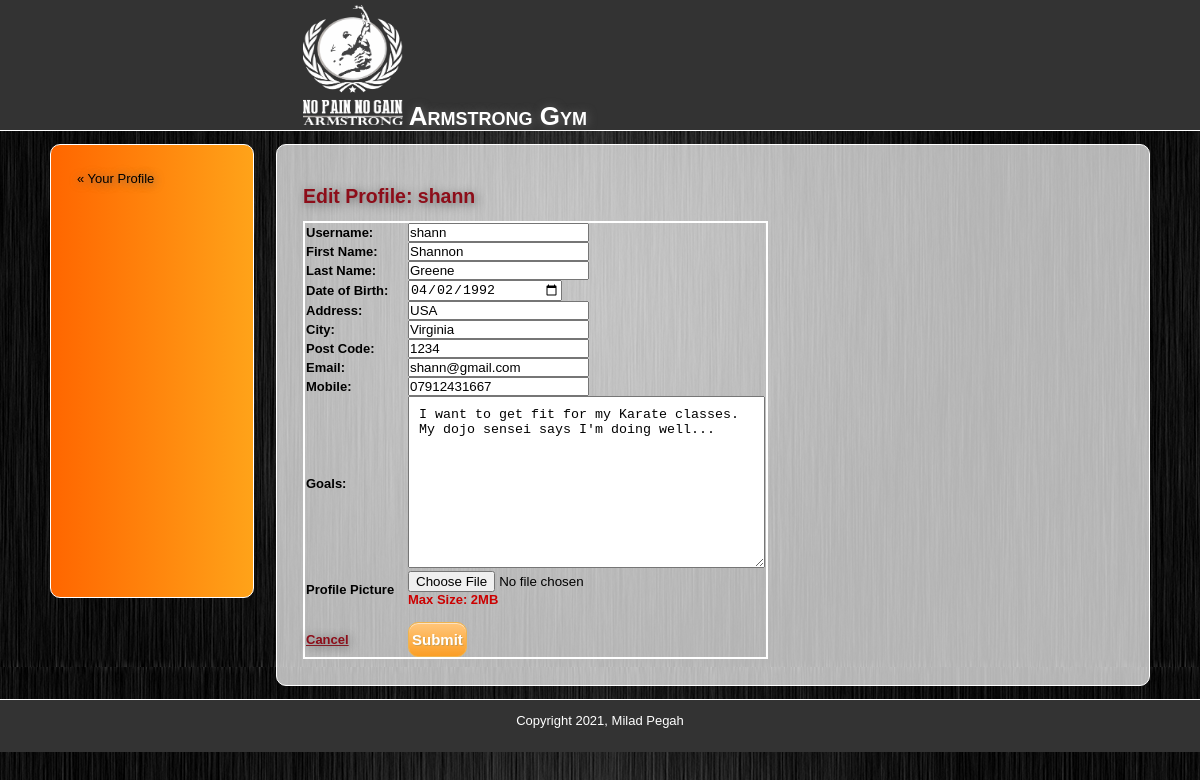
/edit_user.php (signed in), run on the app's committed database.
### tables this page shows
CREATE TABLE `users` (
  `id` int NOT NULL AUTO_INCREMENT,
  `username` varchar(50) NOT NULL,
  `hashed_password` varchar(60) NOT NULL,
  `firstname` varchar(50) DEFAULT NULL,
  `lastname` varchar(50) DEFAULT NULL,
  `gender` varchar(20) DEFAULT NULL,
  `dob` varchar(20) DEFAULT NULL,
  `address` varchar(100) DEFAULT NULL,
  `city` varchar(20) DEFAULT NULL,
  `postcode` varchar(20) DEFAULT NULL,
  `email` varchar(50) DEFAULT NULL,
  `mobile` varchar(16) DEFAULT NULL,
  `goal` text,
  `picture` longblob,
  `admin` varchar(50) DEFAULT NULL,
  `freeze` tinyint(1) NOT NULL DEFAULT '1',
  PRIMARY KEY (`id`),
  UNIQUE KEY `username` (`username`) USING BTREE,
  KEY `admin` (`admin`),
  CONSTRAINT `users_ibfk_1` FOREIGN KEY (`admin`) REFERENCES `admins` (`username`) ON DELETE SET NULL ON UPDATE SET NULL
);

### includes/functions.php (called while the page is built, shortened)
<?php
function find_member_by_id($user_id) {
	global $connection;
	$safe_user_id = mysqli_real_escape_string($connection, $user_id);
	$query = "SELECT * ";
	$query .= "FROM users ";
	$query .= "WHERE id = {$safe_user_id} ";
	$query .= "LIMIT 1";
	$user_set = mysqli_query($connection, $query);
	if ($user = mysqli_fetch_assoc($user_set)) {
		return $user;
	} else {
		return null;
	}
}

### public/edit_user.php (the view, shortened to what this page needs)
<?php require_once("../includes/db_connection.php");    ?>
<?php require_once("../includes/functions.php");    ?>
<?php require_once("../includes/validation_functions.php");    ?>
<?php
  $user_set = $_SESSION["id"];
  $user = find_member_by_id($user_set);
?>
<?php include("../includes/layouts/header.php"); ?>
<div id="main">
    <div id="navigation">
        <a href="edit_profile.php">&laquo; Your Profile</a><br />
    </div>
    <div id="page"> <?php echo message(); ?> <?php echo form_errors($errors); ?>
        <h2>Edit Profile: <?php echo htmlentities($user["username"]); ?></h2>
        <form action="edit_user.php?id=<?php echo urlencode($user["id"]); ?>" method="post" enctype="multipart/form-data">
            <table>
                <tr>
                    <td style="min-width: 100px;">Username:</td>
                    <td><input type="text" name="username" value="<?php echo htmlentities($user["username"]); ?>"></td>
                </tr>
                <tr>
                    <td style="min-width: 100px;">First Name:</td>
                    <td><input type="text" name="firstname" value="<?php echo htmlentities($user["firstname"]); ?>"></td>
                </tr>
                <tr>
                    <td style="min-width: 100px;">Last Name:</td>
                    <td><input type="text" name="lastname" value="<?php echo htmlentities($user["lastname"]); ?>"></td>
                </tr>
                <tr>
                    <td style="min-width: 100px;">Date of Birth:</td>
                    <td><input type="date" name="dob" value="<?php echo $user["dob"]; ?>"></td>
                </tr>
                <tr>
                    <td style="min-width: 100px;">Address:</td>
                    <td><input type="text" name="address" value="<?php echo htmlentities($user["address"]); ?>"></td>
                </tr>
                <tr>
                    <td style="min-width: 100px;">City:</td>
                    <td><input type="text" name="city" value="<?php echo htmlentities($user["city"]); ?>"></td>
                </tr>
                <tr>
                    <td style="min-width: 100px;">Post Code:</td>
                    <td><input type="text" name="postcode" value="<?php echo htmlentities($user["postcode"]); ?>"></td>
                </tr>
                <tr>
                    <td style="min-width: 100px;">Email:</td>
                    <td><input type="email" name="email" value="<?php echo htmlentities($user["email"]); ?>"></td>
                </tr>
                <tr>
                    <td style="min-width: 100px;">Mobile:</td>
                    <td><input type="tel" name="mobile" value="<?php echo htmlentities($user["mobile"]); ?>"></td>
                </tr>
                <tr>
                    <td style="min-width: 100px;">Goals:</td>
                    <td>
                        <textarea name="goal" cols="40" rows="10" style="max-width: 500px;" placeholder="Please add your goal for example what you want to achieve so your personal trainer can see and give you a program based on that. If you do not add a goal here, you cannot expect any program from your trainer!"><?php echo htmlentities($user["goal"]); ?></textarea>
                    </td>
                </tr>
                <tr>
                    <td style="min-width: 100px;">Profile Picture</td>
                    <td>
                        <?php if (empty($user["picture"])) { ?>
                              <input type="file" name="picture" /><br /><span style="color: #CC0000;">Max Size: 2MB</span>
                          <?php } else { ?>
                              You currently have profile picture.<br />
                              <a href="edit_user_pic.php?id=<?php echo urlencode($user["id"]); ?>">Click Here</a> to replace it.
                          <?php } ?>
                    </td>
                </tr>
                <tr>
                    <td>&nbsp;</td>
                    <td>&nbsp;</td>
                </tr>
                <tr>
                    <td style="min-width: 100px;"><a href="edit_profile.php">Cancel</a></td>
                    <td><button class="buttons" name="submit" type="submit">Submit</button></td>
                </tr>
            </table>
        </form>
    </div>
</div>
<?php include("../includes/layouts/footer.php"); ?>

### public/stylesheets/public.css (style rules this page uses)
* { margin: 0; padding: 0; }
body { font-family: "Century Gothic", Tahoma, Helvetica, Arial, sans-serif; background-image: url(../images/gym.jpg); width: 100%; height: 100%; font-size: 13px; line-height: 15px; margin: 0 auto; min-width: 900px; }
button { padding: 3px; }
a { color: #8D0D19; text-shadow: 1px 1px 10px #666; }
#main { min-height: 500px; width: 1100px; margin: auto; }
#navigation { min-height: 400px; float: left; margin: 1em 0; padding: 2em; width: 150px; font-family: "Century Gothic", Tahoma, Helvetica, Arial, sans-serif; color: #000000; border: 1px solid white; -webkit-border-radius: 10px; -moz-border-radius: 10px; -o-border-radius: 10px; border-radius: 10px; background: -webkit-linear-gradient(270deg, #FFA319, #FF6600); background: -moz-linear-gradient(270deg, #FFA319, #FF6600); background: -o-linear-gradient(270deg, #FFA319, #FF6600); background: -ms-linear-gradient(270deg, #FFA319, #FF6600); background: linear-gradient(270deg, #FFA319, #FF6600); }
#navigation a { font-family: Helvetica, Arial, sans-serif; color: black; text-decoration: none; }
#page { margin: 1em 0; float: right; min-height: 400px; width: 820px; background-color: rgba(255,255,255, 0.7); padding: 2em; border: 1px solid white; -webkit-border-radius: 10px; -moz-border-radius: 10px; -o-border-radius: 10px; border-radius: 10px; }
#page h2 { color: #8D0D19; line-height: 50px; text-shadow: 2px 2px 10px #666; }
td { padding: 0 1px; font-weight: bold; }
table { border: 2px solid white; border-collapse: collapse; }
input { min-width: 150px; -webkit-transition: background-color .75s ease; -moz-transition: background-color .75s ease; -o-transition: background-color .75s ease; transition: background-color .75s ease; }
textarea { padding: 10px; -webkit-transition: background-color .75s ease; -moz-transition: background-color .75s ease; -o-transition: background-color .75s ease; transition: background-color .75s ease; }
.buttons { -moz-box-shadow:inset 0px 1px 0px 0px #fce2c1; -webkit-box-shadow:inset 0px 1px 0px 0px #fce2c1; box-shadow:inset 0px 1px 0px 0px #fce2c1; background:-webkit-gradient( linear, left top, left bottom, color-stop(0.05, #ffc477), color-stop(1, #fb9e25) ); background:-moz-linear-gradient( center top, #ffc477 5%, #fb9e25 100% ); filter:progid:DXImageTransform.Microsoft.gradient(startColorstr='#ffc477', endColorstr='#fb9e25'); background-color:#ffc477; -webkit-border-radius:10px; -moz-border-radius:10px; border-radius:10px; border:1px solid #eeb44f; display:inline-block; color:#ffffff; font-family:Arial; font-size:15px; font-weight:bold; height:35px; line-height:25px; text-align:center; text-shadow:1px 1px 0px #cc9f52; }

### data on the page
users: username "shann", firstname "Shannon", lastname "Greene", dob "04/02/1992", address "USA", city "Virginia", postcode "1234", email "shann@gmail.com", mobile "07912431667", goal "I want to get fit for my Karate classes. My dojo sensei says I'm doing well..."
